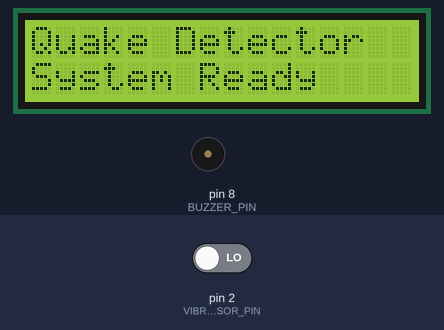
The sketch below on a simulated Arduino Uno, built with avr-gcc and run on an emulated ATmega328P. Parts: 16×2 character LCD, buzzer (waves = sounding). Inputs (shaded band) come from the test bench; at power-on: pin 2 (VIBRATION_SENSOR_PIN) LOW.

Above: at 0.1 s.
3.3 s: pin 2 (VIBRATION_SENSOR_PIN) driven HIGH
At 4.6 s:
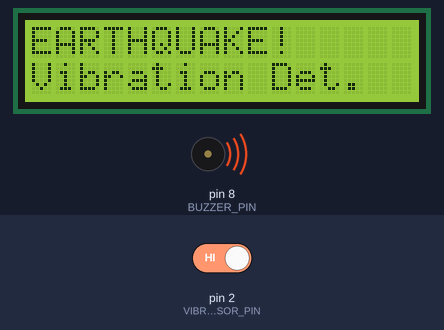
7.8 s: pin 2 (VIBRATION_SENSOR_PIN) driven LOW
At 9.2 s:
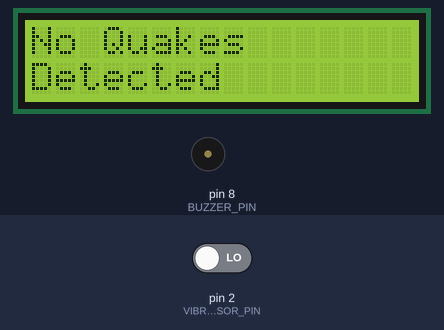
Timing chart, 0 to 10.8 s (numbered marks = the images above; inputs shaded):
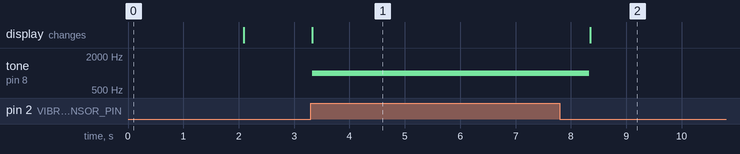

Measured:
- after the input at 3.3 s, tone on pin 8 (BUZZER_PIN): silent → 1000 Hz at once; the display: changes at once (image 1)
- after the input at 7.8 s, tone on pin 8 (BUZZER_PIN): goes on until 8.3 s, then stays silent

The sketch:

Earthquake_Detector_System.ino
```cpp
#include <Wire.h>
#include <LiquidCrystal_I2C.h>

#define VIBRATION_SENSOR_PIN 2
#define BUZZER_PIN 8   // Buzzer บน Maker UNO

LiquidCrystal_I2C lcd(0x27, 16, 2);

void setup() {

  pinMode(VIBRATION_SENSOR_PIN, INPUT);
  pinMode(BUZZER_PIN, OUTPUT);

  lcd.init();
  lcd.backlight();

  lcd.setCursor(0, 0);
  lcd.print("Quake Detector");
  lcd.setCursor(0, 1);
  lcd.print("System Ready");

  delay(2000);
  lcd.clear();
}

void loop() {

  int vibration = digitalRead(VIBRATION_SENSOR_PIN);

  if (vibration == HIGH) {

    lcd.clear();
    lcd.setCursor(0, 0);
    lcd.print("EARTHQUAKE!");
    lcd.setCursor(0, 1);
    lcd.print("Vibration Det.");

    tone(BUZZER_PIN, 1000);   // เสียงเตือน

    delay(5000);

    noTone(BUZZER_PIN);

    lcd.clear();
    lcd.setCursor(0, 0);
    lcd.print("No Quakes");
    lcd.setCursor(0, 1);
    lcd.print("Detected");
  }

}
```
